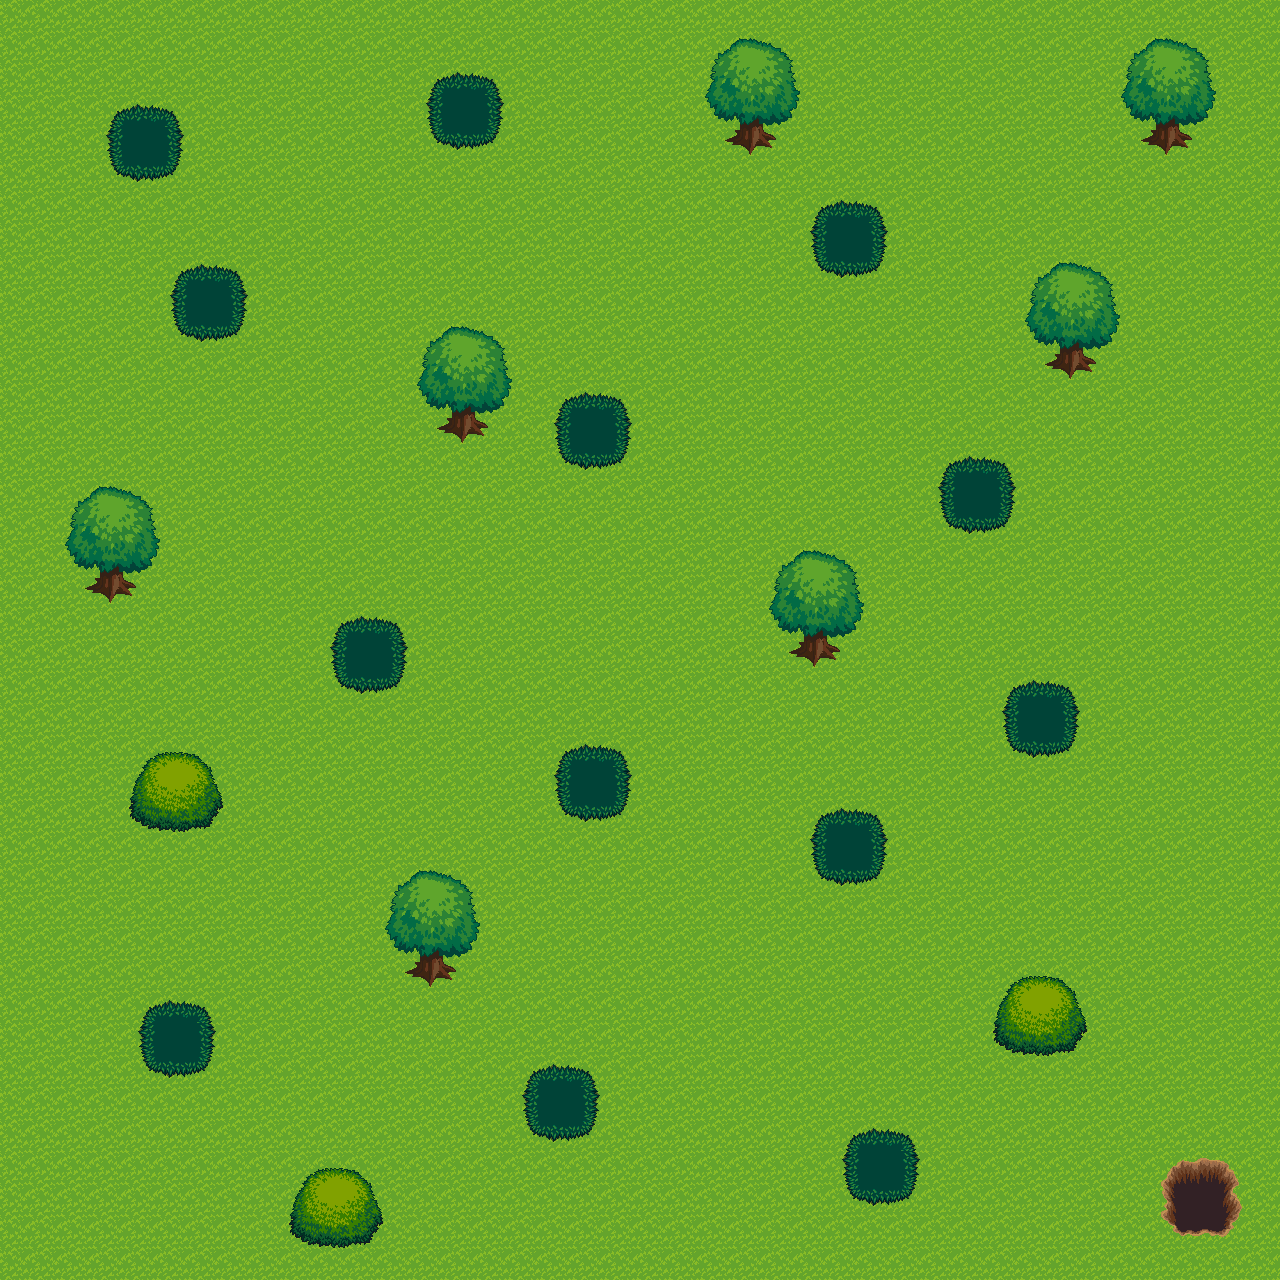

Tiled map render using the project's own tile images. Description and the map definition, with tile-layer contents summarised, below:
An orthogonal 40x40 tile map with 32x32 px tiles, 3 tile layers (background, bushes, trees) and 8 objects.

<map version="1.0" orientation="orthogonal" width="40" height="40" tilewidth="32" tileheight="32">
 <tileset firstgid="1" name="terrain" tilewidth="32" tileheight="32">
  <image source="terrain_atlas.png" width="1024" height="1024" />
 </tileset>
 <layer name="background" width="40" height="40">
  <data>[1600 cells, 1600 non-empty, 1 distinct tile ids]</data>
 </layer>
 <layer name="bushes" width="40" height="40">
  <data>[1600 cells, 63 non-empty, 9 distinct tile ids]</data>
 </layer>
 <layer name="trees" width="40" height="40">
  <data>[1600 cells, 174 non-empty, 39 distinct tile ids]</data>
 </layer>
 <objectgroup name="collision" width="40" height="40">
  <object x="434" y="79" width="62" height="62" />
  <object x="947" y="465" width="62" height="62" />
  <object x="820" y="208" width="62" height="62" />
  <object x="562" y="401" width="62" height="62" />
  <object x="179" y="271" width="62" height="62" />
  <object x="336" y="623" width="62" height="62" />
  <object x="113" y="112" width="62" height="62" />
 </objectgroup>
 <objectgroup name="object" width="40" height="40" />
 <objectgroup name="finish" width="40" height="40">
  <object x="1195" y="1196" width="14" height="12" />
 </objectgroup>
</map>
